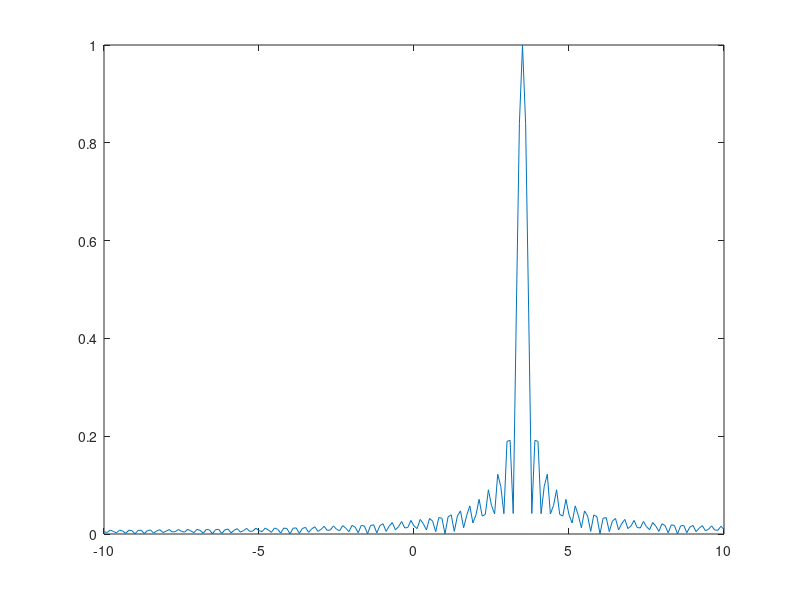

Recreate this plot in MATLAB.
w = 3.5;
t = [-10:0.1:10];

z = e.^(i*w*t);

F = [-10:0.1:10];

dft = zeros(size(F));

for k = 1:size(F,2)
fa = F(k);
za = z.*e.^(-i*fa*t);
dft(k) = abs(sum(za))/size(F,2);
end

plot(F, dft);
